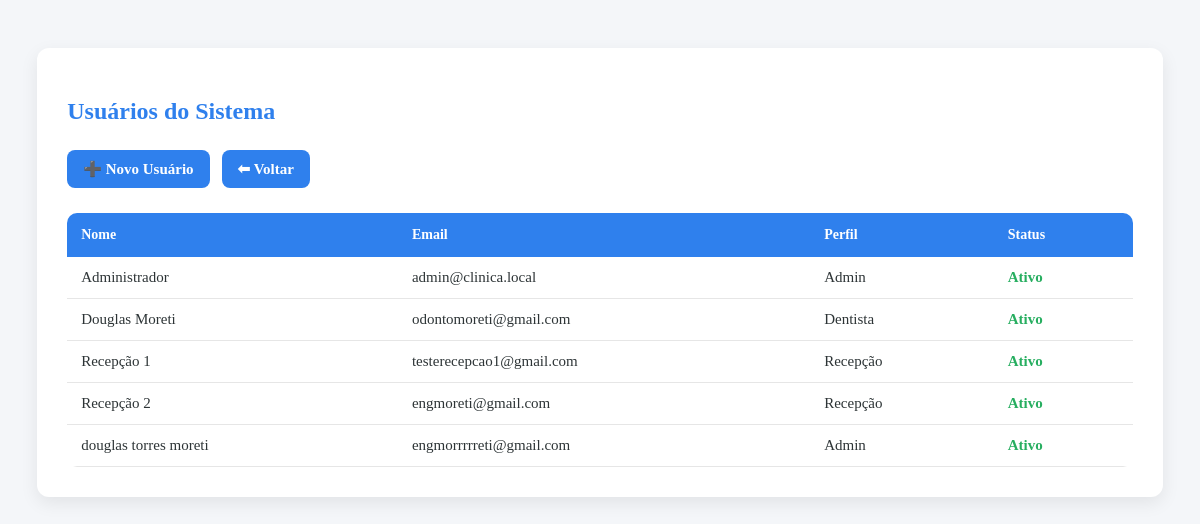
The page /users/listar.php on the database its author committed.
### tables this page shows
CREATE TABLE users (
    id INTEGER PRIMARY KEY AUTOINCREMENT,
    nome TEXT NOT NULL,
    email TEXT NOT NULL UNIQUE,
    senha TEXT NOT NULL,
    perfil_id INTEGER NOT NULL,
    ativo INTEGER DEFAULT 1,
    created_at DATETIME DEFAULT CURRENT_TIMESTAMP,

    FOREIGN KEY (perfil_id) REFERENCES perfis(id)
);

CREATE TABLE perfis (
    id INTEGER PRIMARY KEY AUTOINCREMENT,
    perfil TEXT NOT NULL UNIQUE
);

### users/listar.php (the view, shortened to what this page needs)
<?php
require_once '../config/conexao.php';
$sql = "
SELECT u.id, u.nome, u.email, u.ativo, p.perfil
FROM users u
JOIN perfis p ON p.id = u.perfil_id
ORDER BY u.nome
";
$usuarios = $db->query($sql)->fetchAll(PDO::FETCH_ASSOC);
?>
<!DOCTYPE html>
<html lang="pt-br">
<head>
    <link rel="stylesheet" href="../assets/css/style-listar-usuarios.css">
</head>
<body id="usuarios-page">
<div class="usuarios-container">
    <h2 class="usuarios-title">Usuários do Sistema</h2>
    <div class="usuarios-menu">
        <a href="novo.php" class="btn usuarios-btn">➕ Novo Usuário</a>
        <a href="../index.php" class="btn usuarios-btn-sec">⬅ Voltar</a>
    </div>
    <div class="usuarios-table-wrapper">
        <table class="usuarios-table">
            <thead>
                <tr>
                    <th>Nome</th>
                    <th>Email</th>
                    <th>Perfil</th>
                    <th>Status</th>
                </tr>
            </thead>
            <tbody>
            <?php foreach ($usuarios as $u): ?>
                <tr>
                    <td><?= htmlspecialchars($u['nome']) ?></td>
                    <td><?= htmlspecialchars($u['email']) ?></td>
                    <td><?= htmlspecialchars($u['perfil']) ?></td>
                    <td class="<?= $u['ativo'] ? 'usuarios-status-ativo' : 'usuarios-status-inativo' ?>">
                        <?= $u['ativo'] ? 'Ativo' : 'Inativo' ?>
                    </td>
                </tr>
            <?php endforeach; ?>
            </tbody>
        </table>
    </div>
</div>
</body>
</html>

### assets/css/style-listar-usuarios.css (style rules this page uses)
#usuarios-page { background-color: #f4f6f9; color: #2d3436; font-size: 15px; display: flex; justify-content: center; align-items: center; }
#usuarios-page .usuarios-container { width: 90%; max-width: 1100px; margin: 40px auto; background: #ffffff; padding: 30px; border-radius: 12px; box-shadow: 0 6px 18px rgba(0,0,0,0.08); }
#usuarios-page .usuarios-title { font-size: 24px; margin-bottom: 25px; color: #2f80ed; }
#usuarios-page .usuarios-menu { display: flex; gap: 12px; margin-bottom: 25px; }
#usuarios-page .usuarios-btn, #usuarios-page .usuarios-btn-sec { background: #2f80ed; text-decoration: none; color: #fff; padding: 10px 16px; border-radius: 8px; font-weight: bold; transition: 0.3s; }
#usuarios-page .usuarios-table-wrapper { overflow-x: auto; }
#usuarios-page .usuarios-table { width: 100%; border-collapse: collapse; border-radius: 10px; overflow: hidden; }
#usuarios-page .usuarios-table thead { background: #2f80ed; }
#usuarios-page .usuarios-table th { padding: 14px; text-align: left; color: #ffffff; font-weight: bold; font-size: 14px; }
#usuarios-page .usuarios-table td { padding: 12px 14px; border-bottom: 1px solid #e6e6e6; }
#usuarios-page .usuarios-status-ativo { color: #27ae60; font-weight: bold; }

### rows shown on the page
users: nome "Administrador", email "admin@clinica.local", perfil.perfil "Admin", ativo "Ativo"
users: nome "Douglas Moreti", email "odontomoreti@gmail.com", perfil.perfil "Dentista", ativo "Ativo"
users: nome "Recepção 1", email "testerecepcao1@gmail.com", perfil.perfil "Recepção", ativo "Ativo"
users: nome "Recepção 2", email "engmoreti@gmail.com", perfil.perfil "Recepção", ativo "Ativo"
users: nome "douglas torres moreti", email "engmorrrrreti@gmail.com", perfil.perfil "Admin", ativo "Ativo"
